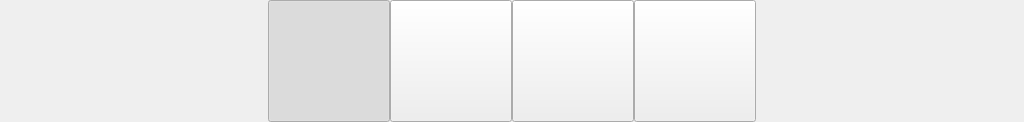
   <widget class="QWidget" name="widget_a" native="true">
    <property name="geometry">
     <rect>
      <x>-170</x>
      <y>7</y>
      <width>1024</width>
      <height>122</height>
     </rect>
    </property>
    <layout class="QHBoxLayout" name="horizontalLayout_2">
     <property name="spacing">
      <number>0</number>
     </property>
     <property name="leftMargin">
      <number>0</number>
     </property>
     <property name="topMargin">
      <number>0</number>
     </property>
     <property name="rightMargin">
      <number>0</number>
     </property>
     <property name="bottomMargin">
      <number>0</number>
     </property>
     <item>
      <spacer name="horizontalSpacer_65">
       <property name="orientation">
        <enum>Qt::Horizontal</enum>
       </property>
       <property name="sizeHint" stdset="0">
        <size>
         <width>40</width>
         <height>20</height>
        </size>
       </property>
      </spacer>
     </item>
     <item>
      <widget class="QPushButton" name="pushButton_2_4">
       <property name="sizePolicy">
        <sizepolicy hsizetype="Fixed" vsizetype="Fixed">
         <horstretch>0</horstretch>
         <verstretch>0</verstretch>
        </sizepolicy>
       </property>
       <property name="minimumSize">
        <size>
         <width>122</width>
         <height>122</height>
        </size>
       </property>
       <property name="maximumSize">
        <size>
         <width>122</width>
         <height>122</height>
        </size>
       </property>
       <property name="focusPolicy">
        <enum>Qt::NoFocus</enum>
       </property>
       <property name="styleSheet">
        <string notr="true">QPushButton:!checked{
border-image: url(:/beat2_unchecked.svg);
}
QPushButton:checked{
border-image: url(:/beat2_checked.svg);
}</string>
       </property>
       <property name="text">
        <string/>
       </property>
       <property name="checkable">
        <bool>true</bool>
       </property>
       <property name="checked">
        <bool>true</bool>
       </property>
      </widget>
     </item>
     <item>
      <widget class="QPushButton" name="pushButton_3_4">
       <property name="sizePolicy">
        <sizepolicy hsizetype="Fixed" vsizetype="Fixed">
         <horstretch>0</horstretch>
         <verstretch>0</verstretch>
        </sizepolicy>
       </property>
       <property name="minimumSize">
        <size>
         <width>122</width>
         <height>122</height>
        </size>
       </property>
       <property name="maximumSize">
        <size>
         <width>122</width>
         <height>122</height>
        </size>
       </property>
       <property name="focusPolicy">
        <enum>Qt::NoFocus</enum>
       </property>
       <property name="styleSheet">
        <string notr="true">QPushButton:!checked{
border-image: url(:/beat3_unchecked.svg);
}
QPushButton:checked{
border-image: url(:/beat3_checked.svg);
}</string>
       </property>
       <property name="text">
        <string/>
       </property>
       <property name="checkable">
        <bool>true</bool>
       </property>
      </widget>
     </item>
     <item>
      <widget class="QPushButton" name="pushButton_4_4">
       <property name="sizePolicy">
        <sizepolicy hsizetype="Fixed" vsizetype="Fixed">
         <horstretch>0</horstretch>
         <verstretch>0</verstretch>
        </sizepolicy>
       </property>
       <property name="minimumSize">
        <size>
         <width>122</width>
         <height>122</height>
        </size>
       </property>
       <property name="maximumSize">
        <size>
         <width>122</width>
         <height>122</height>
        </size>
       </property>
       <property name="focusPolicy">
        <enum>Qt::NoFocus</enum>
       </property>
       <property name="styleSheet">
        <string notr="true">QPushButton:!checked{
border-image: url(:/beat4_unchecked.svg);
}
QPushButton:checked{
border-image: url(:/beat4_checked.svg);
}
</string>
       </property>
       <property name="text">
        <string/>
       </property>
       <property name="checkable">
        <bool>true</bool>
       </property>
      </widget>
     </item>
     <item>
      <widget class="QPushButton" name="pushButton_5_4">
       <property name="sizePolicy">
        <sizepolicy hsizetype="Fixed" vsizetype="Fixed">
         <horstretch>0</horstretch>
         <verstretch>0</verstretch>
        </sizepolicy>
       </property>
       <property name="minimumSize">
        <size>
         <width>122</width>
         <height>122</height>
        </size>
       </property>
       <property name="maximumSize">
        <size>
         <width>122</width>
         <height>122</height>
        </size>
       </property>
       <property name="focusPolicy">
        <enum>Qt::NoFocus</enum>
       </property>
       <property name="styleSheet">
        <string notr="true">QPushButton:!checked{
border-image: url(:/beat5_unchecked.svg);
}
QPushButton:checked{
border-image: url(:/beat5_checked.svg);
}
</string>
       </property>
       <property name="text">
        <string/>
       </property>
       <property name="checkable">
        <bool>true</bool>
       </property>
      </widget>
     </item>
     <item>
      <spacer name="horizontalSpacer_66">
       <property name="orientation">
        <enum>Qt::Horizontal</enum>
       </property>
       <property name="sizeHint" stdset="0">
        <size>
         <width>40</width>
         <height>20</height>
        </size>
       </property>
      </spacer>
     </item>
    </layout>
   </widget>
